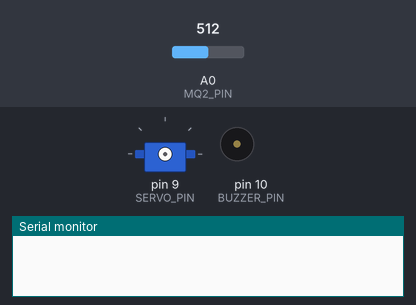
A sketch run on a simulated Arduino Uno, built with avr-gcc and run on an emulated ATmega328P. On the bench: servo, buzzer (waves = sounding, pin HIGH), the last lines printed to the serial monitor. The test bench sets the inputs (shaded band); at power-on: A0 (MQ2_PIN) = 512. The modem accepts every AT command (registered, SIM ready, sends succeed) and sends nothing else.

Above: at 0.1 s.
At 2.1 s:
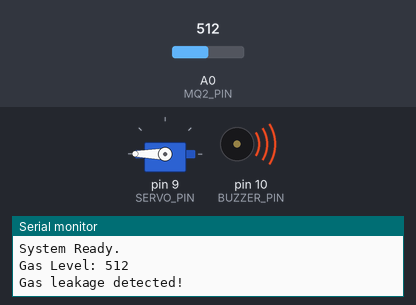
At 127.3 s:
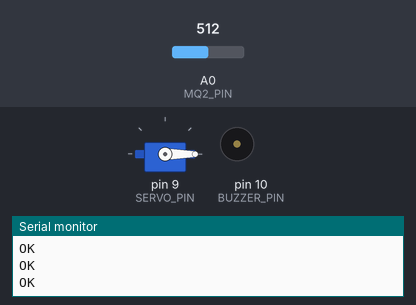
Timing chart, 0 to 128.8 s (numbered marks = the images above):
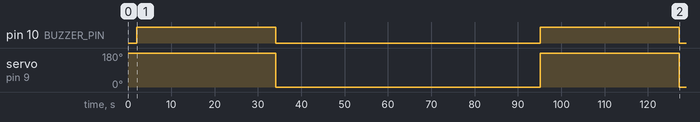

The sketch:

gas_detection.cpp.ino
```cpp
#include <Servo.h>
#include <SoftwareSerial.h>

// Pin Definitions
#define MQ2_PIN A0         // MQ2 Sensor Analog Output
#define BUZZER_PIN 10      // Buzzer Pin
#define SERVO_PIN 9        // Servo Motor PWM Pin
#define SIM800_RX 2        // SIM800L RX Pin
#define SIM800_TX 3        // SIM800L TX Pin

// Threshold for gas leakage detection
#define GAS_THRESHOLD 110  // Adjust based on calibration

// Initialize Servo and SoftwareSerial for SIM800L
Servo myServo;
SoftwareSerial SIM800L(SIM800_RX, SIM800_TX);

void setup() {
  // Initialize serial communication
  Serial.begin(9600);
  SIM800L.begin(9600);

  // Initialize GSM module
  initializeGSM();

  // Initialize Servo
  myServo.attach(SERVO_PIN);
  myServo.write(0); // Start position

  // Setup MQ2 Sensor and Buzzer
  pinMode(MQ2_PIN, INPUT);
  pinMode(BUZZER_PIN, OUTPUT);
  digitalWrite(BUZZER_PIN, LOW);

  Serial.println("System Ready.");
}

void loop() {
  // Call function to check for gas and handle the operations
  checkGasLeakage();

  // Delay before checking again
  delay(1000);
}

// Function that reads gas concentration, activates buzzer and servo, sends SMS, and makes a call
void checkGasLeakage() {
  int gasLevel = analogRead(MQ2_PIN);
  Serial.print("Gas Level: ");
  Serial.println(gasLevel);

  // If gas level exceeds the threshold, trigger actions
  if (gasLevel > GAS_THRESHOLD) {
    Serial.println("Gas leakage detected!");

    // Activate buzzer
    digitalWrite(BUZZER_PIN, HIGH);

    // Rotate servo motor to 180 degrees
    myServo.write(180);
    delay(1000);

    // Send SMS Alert
    sendSMS("Gas leakage detected! Please take immediate action.");
    // Make a call
    makeCall("+91XXXXXXXXXX"); // Replace with the phone number

    // Return the servo to the original position after some time
    delay(5000);
    myServo.write(0);

    // Deactivate buzzer
    digitalWrite(BUZZER_PIN, LOW);

    // Prevent continuous SMS spamming and call repetition
    delay(60000);
  }
}

// Initialize GSM module by sending AT commands
void initializeGSM() {
  sendATCommand("AT"); // Check if the module is ready
  sendATCommand("AT+CMGF=1"); // Set SMS to text mode
}

// Function to send AT commands
void sendATCommand(String command) {
  SIM800L.println(command);
  delay(1000);
  while (SIM800L.available()) {
    Serial.write(SIM800L.read()); // Log the response
  }
  Serial.println();
}

// Send SMS using SIM800L
void sendSMS(String message) {
  sendATCommand("AT+CMGS=\"+91XXXXXXXXXX\""); // Replace with the phone number
  delay(1000);
  SIM800L.println(message); // SMS message content
  delay(1000);
  SIM800L.write(26); // ASCII code for CTRL+Z to send the message
  delay(5000);
}

// Make a Call using SIM800L
void makeCall(String phoneNumber) {
  sendATCommand("ATD" + phoneNumber + ";"); // Dial the number
  delay(15000); // Call duration (15 seconds)
  sendATCommand("ATH"); // Hang up the call
  delay(1000);
}
```

Measured:
- by itself, pin 10 (BUZZER_PIN): alternates HIGH for 32.1 s and LOW for 61.0 s
- by itself, servo on pin 9 (SERVO_PIN): 180° → 0° at 34.1 s, → 180° 61.0 s later, → 0° 32.1 s later
